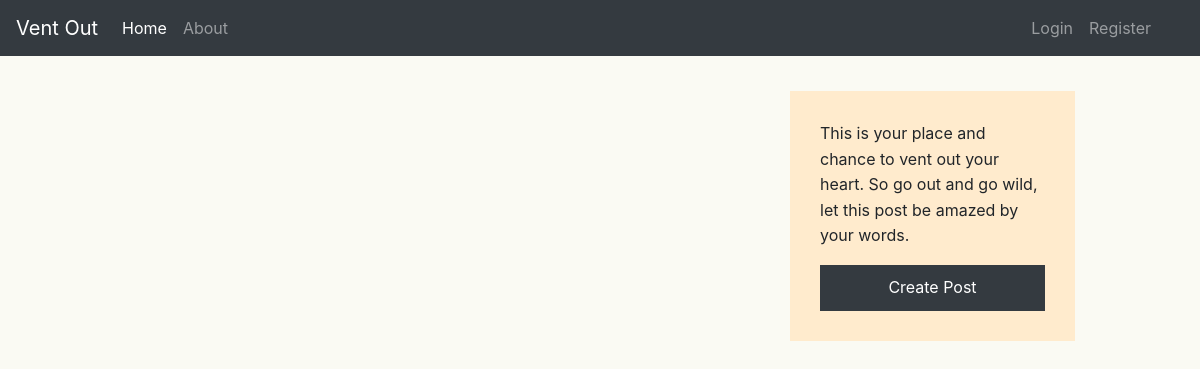
/home, run on an earlier commit of the app's database.
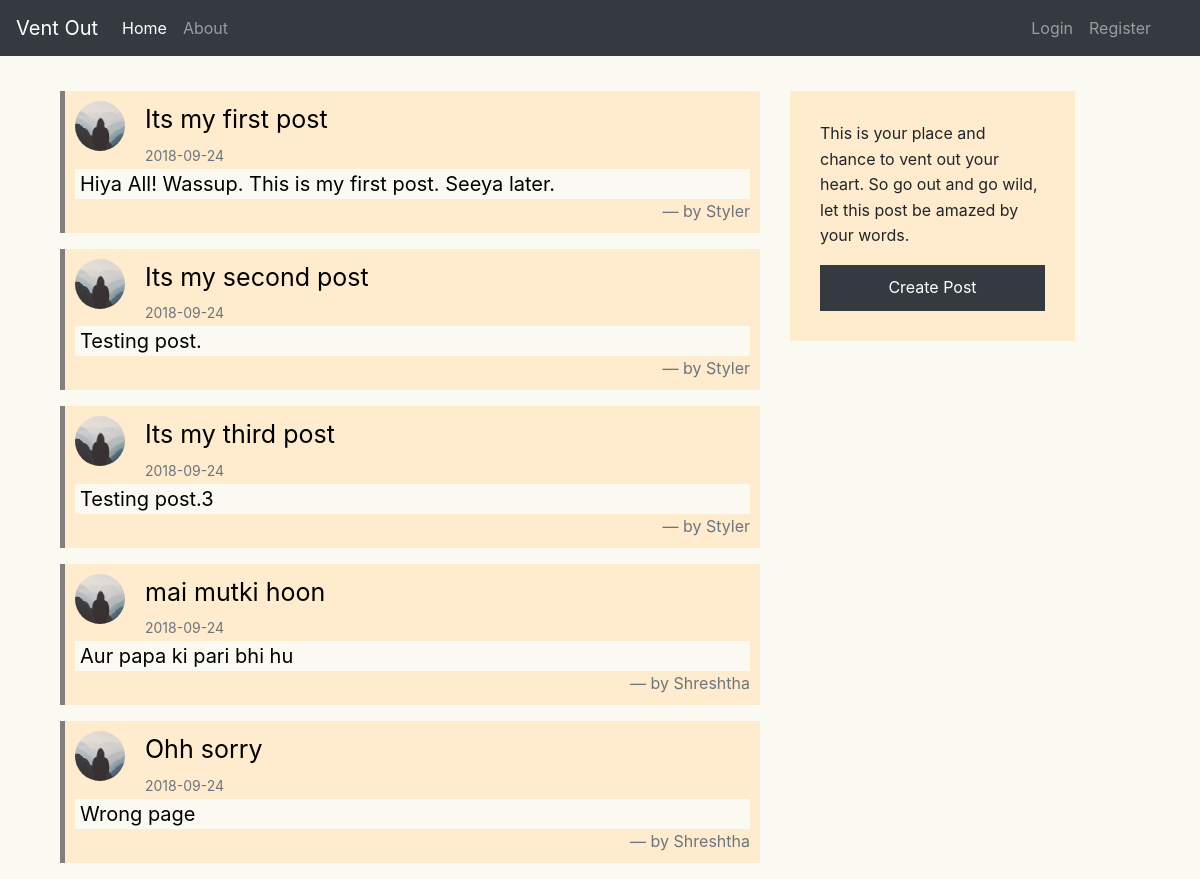
And on a later commit of the database.
### ventout/models.py (models this page shows, shortened)
class Post(db.Model):
    id = db.Column(db.Integer, primary_key=True)
    title = db.Column(db.String(100), nullable=False)
    date_posted = db.Column(db.DateTime, nullable=False,
                            default=datetime.utcnow)
    content = db.Column(db.Text, nullable=False)
    user_id = db.Column(db.Integer, db.ForeignKey('user.id'), nullable=False)

class User(db.Model, UserMixin):
    id = db.Column(db.Integer, primary_key=True)
    username = db.Column(db.String(20), unique=True, nullable=False)
    email = db.Column(db.String(120), unique=True, nullable=False)
    image_file = db.Column(db.String(20), nullable=False,
                           default='default.jpg')
    password = db.Column(db.String(60), nullable=False)
    posts = db.relationship('Post', backref='author', lazy=True)

### ventout/routes.py (the view)
@app.route("/")
@app.route("/home")
def home():
    my_posts = Post.query.all()
    return render_template('home.html', posts=my_posts)

### ventout/templates/home.html
{% extends "layout.html" %}
{% block content %}
<div class="container margin-top">
    {% for post in posts %}
    <blockquote class="blockquote">
        <img class="rounded-circle post-image" src="{{ url_for('static', filename='profile_pics/'+post.author.image_file) }}">
        <header class="post-title"><a href="{{ url_for('post',post_id=post.id) }}" style="color:black; text-decoration: none">{{
                post.title }}</a></header><small class="text-muted small">{{
            post.date_posted.strftime('%Y-%m-%d') }}</small>
        <p class="default-background mb-0 post-content" style="padding: 0 5px 0 5px">{{ post.content }}</p>
        <footer class="blockquote-footer">by {{ post.author.username }}</footer>
    </blockquote>
    {% endfor %}
</div>
{% endblock %}

What changed in the data, as far as the page shows it:
added Post: image_file (placeholder picture), title "Its my first post", date_posted "2018-09-24", content "Hiya All! Wassup. This is my first post. Seeya later.", author.username "Styler"
added Post: image_file (placeholder picture), title "Its my second post", date_posted "2018-09-24", content "Testing post.", author.username "Styler"
added Post: image_file (placeholder picture), title "Its my third post", date_posted "2018-09-24", content "Testing post.3", author.username "Styler"
added Post: image_file (placeholder picture), title "mai mutki hoon", date_posted "2018-09-24", content "Aur papa ki pari bhi hu", author.username "Shreshtha"
added Post: image_file (placeholder picture), title "Ohh sorry", date_posted "2018-09-24", content "Wrong page", author.username "Shreshtha"
